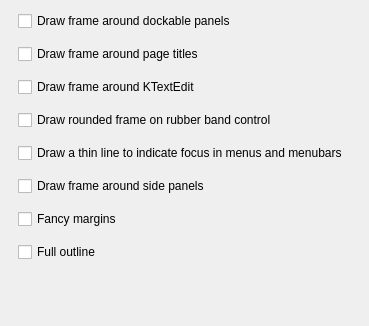
     <widget class="QWidget" name="Frames">
      <attribute name="title">
       <string>Frames</string>
      </attribute>
      <layout class="QVBoxLayout" name="verticalLayout_3">
       <item>
        <layout class="QVBoxLayout" name="verticalLayout_6">
         <property name="spacing">
          <number>13</number>
         </property>
         <property name="leftMargin">
          <number>7</number>
         </property>
         <property name="topMargin">
          <number>0</number>
         </property>
         <property name="rightMargin">
          <number>10</number>
         </property>
         <property name="bottomMargin">
          <number>13</number>
         </property>
         <item>
          <widget class="QCheckBox" name="_dockWidgetDrawFrame">
           <property name="text">
            <string>Draw frame around dockable panels</string>
           </property>
          </widget>
         </item>
         <item>
          <widget class="QCheckBox" name="_titleWidgetDrawFrame">
           <property name="text">
            <string>Draw frame around page titles</string>
           </property>
          </widget>
         </item>
         <item>
          <widget class="QCheckBox" name="_kTextEditDrawFrame">
           <property name="text">
            <string>Draw frame around KTextEdit</string>
           </property>
          </widget>
         </item>
         <item>
          <widget class="QCheckBox" name="_roundedRubberBandFrame">
           <property name="toolTip">
            <string>This makes the selection rectangle frame rounded</string>
           </property>
           <property name="text">
            <string>Draw rounded frame on rubber band control</string>
           </property>
          </widget>
         </item>
         <item>
          <widget class="QCheckBox" name="_menuItemDrawThinFocus">
           <property name="text">
            <string>Draw a thin line to indicate focus in menus and menubars</string>
           </property>
          </widget>
         </item>
         <item>
          <widget class="QCheckBox" name="_sidePanelDrawFrame">
           <property name="text">
            <string>Draw frame around side panels</string>
           </property>
          </widget>
         </item>
         <item>
          <widget class="QCheckBox" name="_fancyMargins">
           <property name="text">
            <string>Fancy margins</string>
           </property>
          </widget>
         </item>
         <item>
          <widget class="QCheckBox" name="_fullOutline">
           <property name="text">
            <string>Full outline</string>
           </property>
          </widget>
         </item>
        </layout>
       </item>
       <item>
        <spacer name="verticalSpacer">
         <property name="orientation">
          <enum>Qt::Orientation::Vertical</enum>
         </property>
         <property name="sizeHint" stdset="0">
          <size>
           <width>20</width>
           <height>40</height>
          </size>
         </property>
        </spacer>
       </item>
      </layout>
     </widget>
